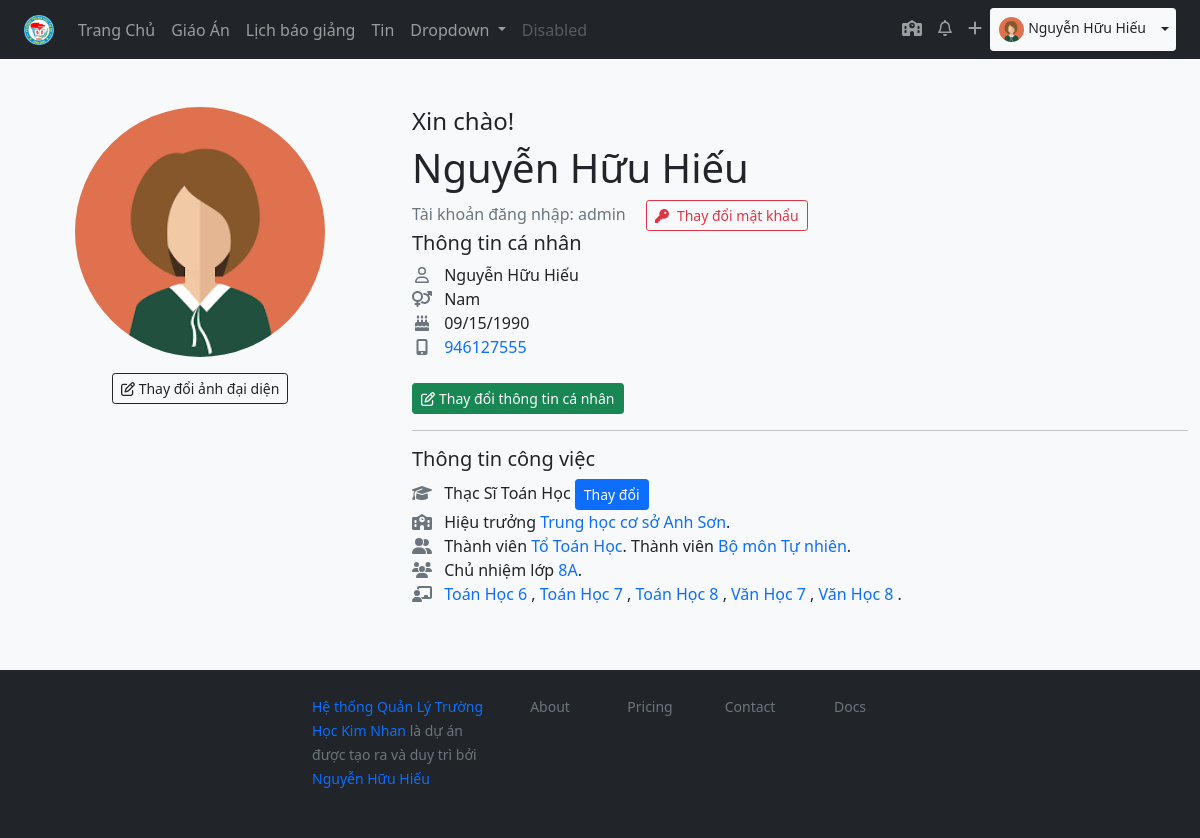
/profile/ (signed in), run on the app's committed database.
### lessonmanagement/models.py (models this page shows, shortened)
class Teacher(models.Model):
    user = models.OneToOneField(User, on_delete=models.SET_NULL, blank=True, null=True, verbose_name="Tài khoản đăng nhập", help_text="Tài khoản đăng nhập viết liền không dấu. Ví dụ: nhhieu. Viết tắt của Nguyễn Hữu Hiếu. Nếu trùng họ tên thì thêm số vào sau, ví dụ nhhieu2")
    firstname = models.CharField("Họ",max_length=20, blank=True)
    lastname = models.CharField("Tên", max_length=20, blank=True)
    zalo_number = models.DecimalField(verbose_name="Số điện thoại",help_text="Số điện thoại có đăng ký zalo, sử dụng để nhận thông báo từ ban giám hiệu", max_digits=12, decimal_places=0,null=True, blank=True)
    birth_date = models.DateField("Ngày sinh", null=True, blank=True)
    SEX_CHOICES = [
    ('male', 'Nam'),
    ('female', 'Nữ')
    ]
    sex = models.CharField(verbose_name="Giới tính", max_length=6, choices=SEX_CHOICES, null=True, blank=True)
    main_subject = models.ForeignKey("Subject",on_delete=models.SET_NULL,null=True,blank=True, verbose_name="Chuyên môn chính")
    EDUCATION_LEVEL_CHOICES = [
        ('inter', 'Trung Cấp'),
        ('college', 'Cao Đẳng'),
        ('university', 'Đại Học'),
        ('master', 'Thạc Sĩ')
    ]
    education_level = models.CharField(max_length=20, choices=EDUCATION_LEVEL_CHOICES, null=True, blank=True)
    is_work = models.BooleanField("Có đang công tác",default=True, help_text="Tích vào ô nếu đang công tác tại trường, bỏ tích nếu đã nghỉ hưu hoặc chuyển sang đơn vị khác")
    def user_directory_path(instance, filename):
        return 'user_{0}/{1}'.format(instance.user.id, filename)
    avatar = models.ImageField("Ảnh đại diện", help_text = "Ảnh nên được crop về ảnh vuông để đạt được độ thẩm mỹ cao nhất",upload_to = user_directory_path, blank = True, null = True)
    def full_name(self):
        return ('%s %s') % (self.firstname, self.lastname)
    class Meta:
        verbose_name = "Giáo viên"
        verbose_name_plural = "Giáo viên"
    def subject_classyear_list(self):
        return self.subjectclassyear_set.filter(is_teach_now = True).order_by('subject__title').values('subject__title', 'classyear__startyear','subject__group__title').distinct()
    def managers(self):
        managers = {}
        teacher = self.user.teacher.id
        subject_manager = SubjectTeacher.objects.filter(teacher=teacher).filter(is_active = True)
        if subject_manager:
            subject_manager = subject_manager.latest('-id')
            managers['subject'] = subject_manager
        group_manager = GroupSubjectManager.objects.filter(teacher=teacher).filter(is_active=True)
        if group_manager:
            group_manager = group_manager.latest('-id')
            managers['group'] = group_manager
        school_manager = SchoolManager.objects.filter(teacher=teacher).filter(is_active=True)
        if school_manager:
            school_manager = school_manager.latest('-id')
            managers['school'] = school_manager
        classyear_manager = ClassyearManager.objects.filter(teacher=teacher).filter(is_active=True)
        if classyear_manager:
            classyear_manager = classyear_manager.latest('-id')
            managers['class'] = classyear_manager
        return managers

class SchoolAbstract(models.Model):
    title = models.CharField(max_length=50, verbose_name="Tiêu đề")
    description = models.CharField(max_length=200, verbose_name="Mô tả sơ lược", blank=True)
    cover = models.ImageField(upload_to="coverimages/", verbose_name="Ảnh bìa", null = True, blank = True)
    class Meta:
        abstract = True
    def __str__(self):
        return self.title

class Subject(SchoolAbstract):
    group = models.ForeignKey("GroupSubject", related_name='subject123',on_delete=models.SET_NULL, null=True, blank=True, verbose_name='Bộ môn')
    subject_slug = models.SlugField(max_length=50, null=True, blank=True)
    class Meta:
        verbose_name = "Môn học"
        verbose_name_plural = "Môn học"

class MembershipAbstract(models.Model):
    teacher = models.ForeignKey("Teacher", on_delete=models.CASCADE)
    startdate = models.DateField(blank=True, null=True)
    enddate = models.DateField(blank=True, null=True)
    is_active = models.BooleanField(default=True, blank=True, verbose_name="Có hiệu lực không", help_text="Không: Nếu giáo viên đã nghỉ hưu hoặc thôi việc")
    class Meta:
        abstract = True

class SchoolManager(MembershipAbstract):
    school = models.ForeignKey(School, on_delete=models.CASCADE)
    ROLE_CHOICES = [
    ('submanager', 'Hiệu phó'),
    ('manager', 'Hiệu trưởng'),
    ('member', 'Khác')
    ]
    role = models.CharField(max_length=10, choices=ROLE_CHOICES)
    class Meta:
        verbose_name = "Quản lý trường học "
        verbose_name_plural = "Quản lý trường học"

class School(SchoolAbstract):
    class Meta:
        verbose_name = "Trường Học"
        verbose_name_plural = "Trường Học"

class SubjectTeacher(MembershipAbstract):
    subject = models.ForeignKey(Subject, on_delete=models.CASCADE)
    ROLE_CHOICES = [
    ('member', 'Thành viên'),
    ('manager', 'Tổ trưởng'),
    ]
    role = models.CharField(max_length=10, choices=ROLE_CHOICES)
    class Meta:
        verbose_name = "Thành Viên/Quản lý Môn học"
        verbose_name_plural = "Thành Viên/Quản lý Môn học"

class GroupSubjectManager(MembershipAbstract):
    group = models.ForeignKey(GroupSubject, on_delete=models.CASCADE)
    ROLE_CHOICES = [
    ('member','Thành viên'),
    ('submanager', 'Phó bộ môn'),
    ('manager', 'Trưởng bộ môn'),
    ]
    role = models.CharField(max_length=10, choices=ROLE_CHOICES)
    class Meta:
        verbose_name = "Thành Viên/Quản lý Bộ Môn"
        verbose_name_plural = "Thành Viên/Quản lý Bộ Môn"

class GroupSubject(SchoolAbstract):
    class Meta:
        verbose_name = "Bộ môn"
        verbose_name_plural = "Bộ môn"

class ClassyearManager(MembershipAbstract):
    classyear = models.ForeignKey("Classyear", on_delete=models.CASCADE)
    class Meta:
        verbose_name = "Giáo viên chủ nhiệm"
        verbose_name_plural = "Giáo viên chủ nhiệm"
    def __str__(self):
        return self.classyear.__str__()

class Classyear(models.Model):
    TITLE_CHOICES = [
    ('A', 'A'),
    ('B', 'B'),
    ('C', 'C'),
    ('D', 'D')
    ]
    title = models.CharField(verbose_name="Tên lớp", max_length=1, choices=TITLE_CHOICES)
    startyear = models.IntegerField()
    @property
    def class_level(self):
        return class_level_def(self.startyear)
    def class_title_year(self):
        return "%s%s" % (self.class_level, self.title)
    class Meta:
        unique_together = ('title', 'startyear')
        verbose_name = "Lớp học"
        verbose_name_plural = "Lớp học"
    def __str__(self):
        return  self.class_title_year()

### lessonmanagement/views.py (the view, shortened to what this page needs)
# urls.py: path('profile/', views.profile, name="profile"),
@login_required
def profile(request):
    list_subject = Subject.objects.values('title', 'id')
    if request.method == 'POST' and 'btnchangepassword' in request.POST:
        new_password = request.POST['new_password']
        current_user = User.objects.get(pk = request.user.id)
        current_user.set_password(new_password)
        current_user.save()
        return redirect('profile', permanent=True)
    context = {'list_subject': list_subject}
    return render(request, 'profile/profile.html', context)

### lessonmanagement/templates/profile/profile.html (shortened to what this page needs)
{% extends 'base.html' %}
{% block content %}
{% load humanize %}
{% load lessonmanagement_extras %}
{% with teacher=request.user.teacher %}
<div class="row mt-lg-5 mt-4">
    <div class="col-lg-4">
        <div class="d-flex flex-column  align-items-center">
        {% if teacher.avatar %}
        <img src="{{ teacher.avatar.url }}" alt="Ảnh đại diện của {{ request.user.username }}" class=" rounded-circle " height="250px">
        {% else %}
        <h4 class="text-danger">Chưa có ảnh đại diện</h4>
        {% endif %}
            <a class="btn btn-sm btn-outline-dark mt-3" type="button" data-bs-toggle="collapse" data-bs-target="#update_avatar" aria-expanded="false" aria-controls="collapseExample">
                <i class="far fa-edit me-1"></i>Thay đổi ảnh đại diện
            </a>
    </div>
    </div>
    <div class="col">
        <h4 class="mt-3 mt-lg-0">Xin chào!</h4>
            <h1> {{ teacher.full_name }}</h1>
            <span class="text-muted">
            Tài khoản đăng nhập: {{ request.user.username }}
            </span>
                <a  class="btn btn-sm btn-outline-danger mt-lg-0 mt-3 ms-lg-3" href="#" data-bs-toggle="collapse" data-bs-target="#collapsePwd" aria-expanded="false" aria-controls="collapseExample" ><i class="fas fa-key me-2"></i>Thay đổi mật khẩu
                </a>
            <h5>Thông tin cá nhân</h5>
            <ul class="list-unstyled">
                <li><i class="far fa-user fa-fw me-2 text-muted"></i> {{ teacher.full_name }}<li>
                <li><i class="fas fa-venus-mars fa-fw me-2 text-muted"></i> {{ teacher.get_sex_display }}<li>
                <li><i class="fas fa-birthday-cake fa-fw me-2 text-muted"></i> {{ teacher.birth_date|date:"SHORT_DATE_FORMAT" }}<li>
                <li><i class="fas fa-mobile-alt fa-fw me-2 text-muted"></i> <a href="tel:{{ teacher.zalo_number }}" class="text-decoration-none"> {{ teacher.zalo_number }}</a><li>
                </ul>
                <button class="btn btn-sm btn-success mt-2" type="button" data-bs-toggle="collapse" data-bs-target="#changeprofile" aria-expanded="false" aria-controls="collapseExample">
                    <i class="far fa-edit me-1"></i>Thay đổi thông tin cá nhân
                  </button>
        <hr>
        <h5 >Thông tin công việc</h5>
        <ul class="list-unstyled">
            <li><i class="fas fa-graduation-cap fa-fw me-2 text-muted"></i> {{ teacher.get_education_level_display }} {{ teacher.main_subject}}
                <button class="btn btn-sm btn-primary" type="button" data-bs-toggle="collapse" data-bs-target="#change_education" aria-expanded="false" aria-controls="subject">
                    Thay đổi
                  </button>
            </li>
                {% if teacher.managers.school %}
                <li>
                  <i class="fas fa-school fa-fw me-2 text-muted"></i> {{ teacher.managers.school.get_role_display }} <a href="#" class="text-decoration-none"> {{ teacher.managers.school.school.title }}</a>.
                </li>
                {% endif %}
                <i class="fas fa-user-friends  fa-fw me-2 text-muted"></i> {{ teacher.managers.subject.get_role_display }}<a href="#" class="text-decoration-none"> Tổ {{ teacher.managers.subject.subject.title }}</a>. {% if teacher.managers.group%}{{ teacher.managers.group.get_role_display }} <a href="#" class="text-decoration-none">Bộ môn {{ teacher.managers.group.group.title }}</a>.{% endif %}</li>
              {% if teacher.managers.class %}
              <li><i class="fas fa-users fa-fw me-2 text-muted"></i> Chủ nhiệm lớp <a href="#" class="text-decoration-none"> {{ teacher.managers.class }}</a>.</li>
              {% endif %}
              {% if teacher.subject_classyear_list %}
              <li><i class="fas fa-chalkboard-teacher fa-fw me-2 text-muted"></i>
                {% for i in teacher.subject_classyear_list %}
                <a href="{% url 'lessons_subject_level' i.subject__title|slugify i.classyear__startyear %}" class="text-decoration-none">{{ i.subject__title }} {{ i.classyear__startyear|classlevel }}</a>
                {% if not forloop.last %},{% else %}
                .
                {% endif %}
                {% endfor %}
            </li>
            {% endif %}
        </ul>
    </div>
</div>
{% endwith %}
{% endblock %}

### lessonmanagement/templates/topnav.html (shortened to what this page needs)
      {% load static %}
      <nav class="navbar navbar-expand-lg navbar-dark bg-dark  ">
        <div class="container-fluid px-lg-4">
          <a class="navbar-brand" href="{% url 'index' %}"><img src="{% static 'imgs/logo_thcsanhson.png'%}" alt="" height="30px"></a>
          <div class="collapse navbar-collapse" id="navbarSupportedContent">
            <ul class="navbar-nav me-auto mb-2 mb-lg-0">
              <li class="nav-item">
                <a class="nav-link {% if request.path == '/' %} active {% endif %}" aria-current="page" href="{% url 'index' %}">Trang Chủ</a>
              </li>
              <li class="nav-item">
                <a class="nav-link {% if 'lesson' in request.path %} active {% endif %}" href="{% url 'lessondashboard' %}">Giáo Án</a>
              </li>
              <li class="nav-item">
                {% now 'W' as w %}
                <a class="nav-link {% if 'schedule' in request.path %} active {% endif %} " href="{% url 'schedule' w %}">Lịch báo giảng</a>
              </li>
              <li class="nav-item">
                <a class="nav-link " href="#">Tin</a>
              </li>
              <li class="nav-item dropdown">
                <a class="nav-link dropdown-toggle" href="#" id="navbarDropdown" role="button" data-bs-toggle="dropdown" aria-expanded="false">
                  Dropdown
                </a>
              </li>
              <li class="nav-item">
                <a class="nav-link disabled" href="#" tabindex="-1" aria-disabled="true">Disabled</a>
              </li>
            </ul>
            <ul class="navbar-nav  mb-2 mb-lg-0">
              {% if request.user.is_staff %}
              <li class="nav-item">
                <a class="nav-link"  href="{% url 'admin:index' %}">
                  <i class="fas fa-school"></i>
                </a>
              </li>
              {% endif %}
              <li class="nav-item">
                <a class="nav-link"  href="#"><i class="far fa-bell"></i></a>
              </li>
              <li class="nav-item">
                <a class="nav-link" href="#"><i class="fas fa-plus"></i></a>
              </li>
              <li class="nav-item">
                <div class="btn-group">
                  {% if request.path == '/profile/' %}
                  <a href="{% url 'profile' %}" class="nav-link btn btn-light text-dark btn-sm">
                    <img src="
                    {% if request.user.teacher.avatar %}
                    {{ request.user.teacher.avatar.url }}
                    {% else %}
                    {% static 'imgs/no-avatar.png' %}
                    {% endif %}
                    " class="rounded-circle" alt="" height="25px">
                    {{ request.user.teacher.full_name }}
                  </a>
                  <button type="button" class="btn  btn-sm btn-light text-dark dropdown-toggle dropdown-toggle-split" data-bs-toggle="dropdown" aria-expanded="false">
                  </button>
                  {% endif %}
                </div>
              </li>
            </ul>
          </div>
        </div>
      </nav>

### data on the page
Teacher: avatar (placeholder picture), full_name "Nguyễn Hữu Hiếu", sex "Nam", birth_date "09/15/1990", zalo_number "946127555", education_level "Thạc Sĩ", main_subject "Toán Học", managers.school.role "Hiệu trưởng", managers.school.school "Trung học cơ sở Anh Sơn", managers.subject.role "Thành viên", managers.subject.subject "Toán Học", managers.group.role "Thành viên", managers.group.group "Tự nhiên", managers.class "8A"

### other printed values
{{ request.user.teacher.full_name }} "Nguyễn Hữu Hiếu"
{{ request.user.username }} "admin"
{{ i.subject__title }} "Toán Học" "Toán Học" "Toán Học" "Văn Học" "Văn Học"
{{ i.classyear__startyear|classlevel }} "6" "7" "8" "7" "8"
